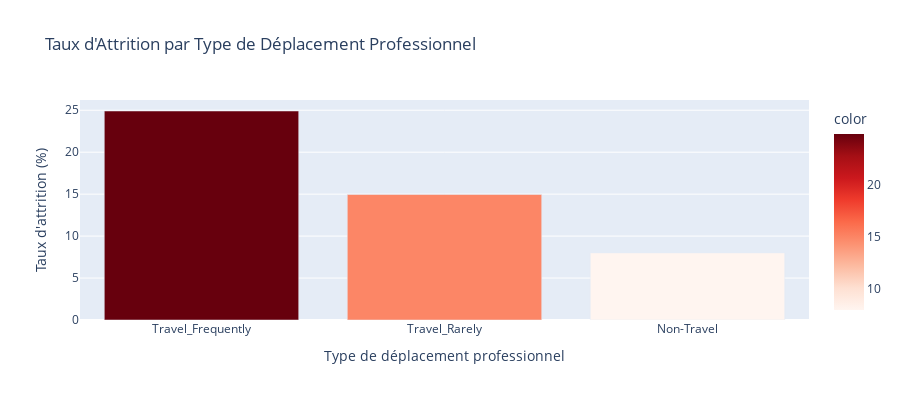

Here is the notebook cell this chart was saved with:
### Code cell
# Visualisation: Taux d'attrition par BusinessTravel
if 'BusinessTravel' in df.columns:
    travel_attrition = calculate_attrition_rate(df, 'BusinessTravel')
    
    # Essayer d'abord avec Plotly (graphique interactif)
    try:
        fig = px.bar(x=travel_attrition.index, y=travel_attrition.values,
                     labels={'x': 'Type de déplacement professionnel', 'y': 'Taux d\'attrition (%)'},
                     title='Taux d\'Attrition par Type de Déplacement Professionnel',
                     color=travel_attrition.values,
                     color_continuous_scale='Reds')
        fig.update_layout(showlegend=False, height=400)
        fig.show()
    except Exception as e:
        # Alternative avec matplotlib (graphique statique)
        print("Plotly non disponible, utilisation de matplotlib")
        plt.figure(figsize=(10, 6))
        colors = plt.cm.Reds(travel_attrition.values / travel_attrition.values.max())
        plt.bar(travel_attrition.index, travel_attrition.values, color=colors)
        plt.xlabel('Type de déplacement professionnel', fontsize=12)
        plt.ylabel('Taux d\'attrition (%)', fontsize=12)
        plt.title('Taux d\'Attrition par Type de Déplacement Professionnel', fontsize=14, fontweight='bold')
        plt.xticks(rotation=15)
        plt.grid(axis='y', alpha=0.3)
        plt.tight_layout()
        plt.show()

### Figure 1 — Plotly figure (JSON) as saved in the notebook; plotly's stock layout.template omitted (floating-point values rounded to 4 significant figures)
{"data": [{"hovertemplate": "Type de déplacement professionnel=%{x}<br>Taux d'attrition (%)=%{y}<br>color=%{marker.color}<extra></extra>", "legendgroup": "", "marker": {"color": [24.91, 14.96, 8.0], "coloraxis": "coloraxis", "pattern": {"shape": ""}}, "name": "", "orientation": "v", "showlegend": false, "textposition": "auto", "type": "bar", "x": ["Travel_Frequently", "Travel_Rarely", "Non-Travel"], "xaxis": "x", "y": [24.91, 14.96, 8.0], "yaxis": "y"}], "layout": {"barmode": "relative", "coloraxis": {"colorbar": {"title": {"text": "color"}}, "colorscale": [[0, "rgb(255,245,240)"], [0.125, "rgb(254,224,210)"], [0.25, "rgb(252,187,161)"], [0.375, "rgb(252,146,114)"], [0.5, "rgb(251,106,74)"], [0.625, "rgb(239,59,44)"], [0.75, "rgb(203,24,29)"], [0.875, "rgb(165,15,21)"], [1, "rgb(103,0,13)"]]}, "height": 400, "legend": {"tracegroupgap": 0}, "showlegend": false, "title": {"text": "Taux d'Attrition par Type de Déplacement Professionnel"}, "xaxis": {"anchor": "y", "domain": [0, 1], "title": {"text": "Type de déplacement professionnel"}}, "yaxis": {"anchor": "x", "domain": [0, 1], "title": {"text": "Taux d'attrition (%)"}}}}
